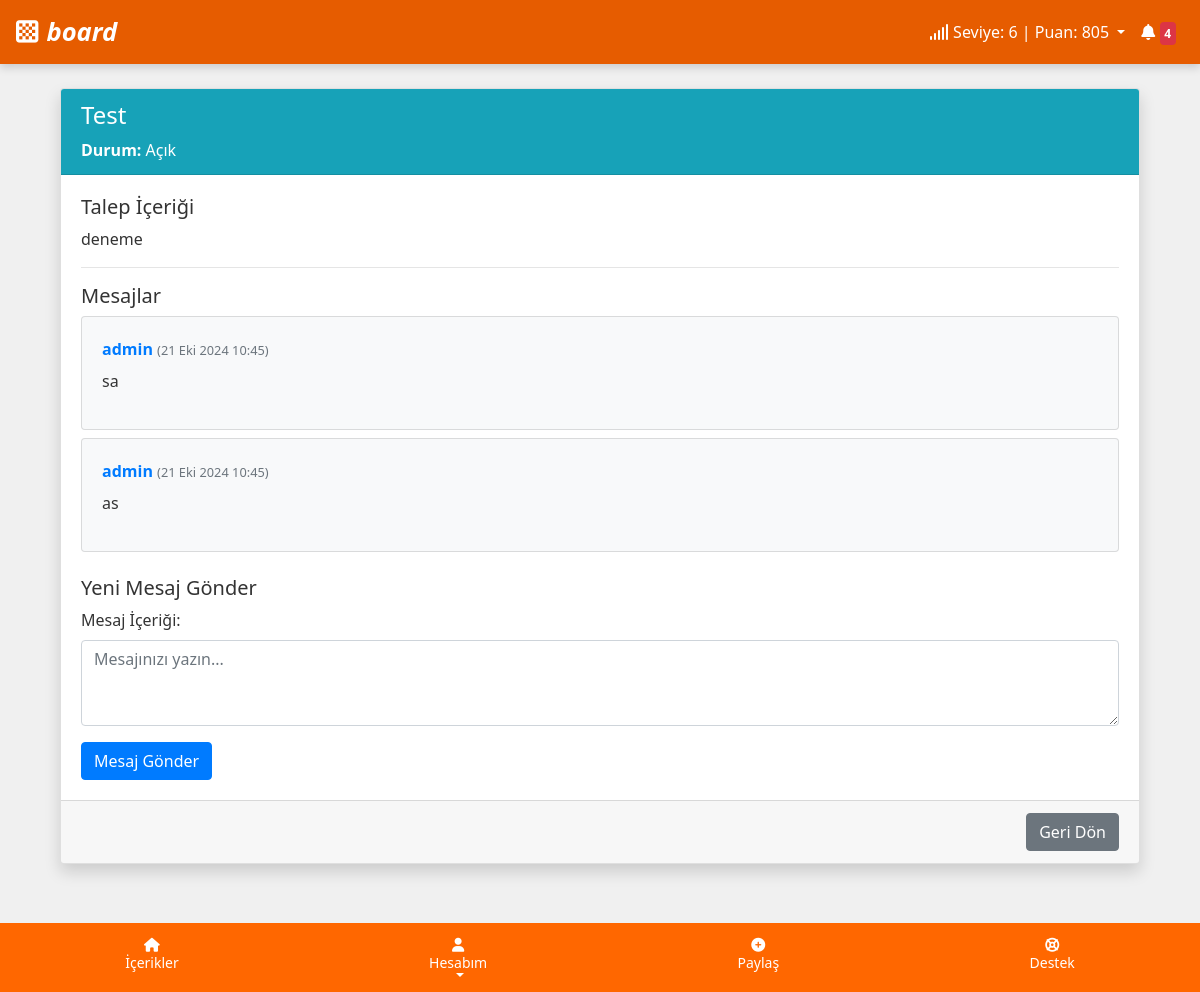
/support/destek-talebi/2/ (signed in), run on the app's committed database.
### support/models.py (models this page shows, shortened)
class SupportRequest(models.Model):
    STATUS_CHOICES = [
        ('open', 'Açık'),
        ('closed', 'Kapalı'),
    ]
    user = models.ForeignKey(
        settings.AUTH_USER_MODEL,
        on_delete=models.CASCADE,
        verbose_name="Kullanıcı"
    )
    subject = models.CharField(max_length=100, verbose_name="Konu")
    message = models.TextField(verbose_name="Mesaj")
    attachment = models.ImageField(
        upload_to='support_attachments/',
        null=True,
        blank=True,
        verbose_name="Dosya Eki"
    )
    status = models.CharField(
        max_length=20,
        choices=STATUS_CHOICES,
        default='open',
        verbose_name="Durum"
    )
    created_at = models.DateTimeField(auto_now_add=True, verbose_name="Oluşturulma Tarihi")
    updated_at = models.DateTimeField(auto_now=True, verbose_name="Güncellenme Tarihi")
    class Meta:
        verbose_name = "Destek Talebi"
        verbose_name_plural = "Destek Talepleri"

class Message(models.Model):
    support_request = models.ForeignKey(
        SupportRequest,
        related_name='messages',
        on_delete=models.CASCADE,
        verbose_name="Destek Talebi"
    )
    sender = models.ForeignKey(
        settings.AUTH_USER_MODEL,
        on_delete=models.CASCADE,
        verbose_name="Gönderen"
    )
    content = models.TextField(verbose_name="Mesaj İçeriği")
    created_at = models.DateTimeField(auto_now_add=True, verbose_name="Gönderilme Tarihi")
    class Meta:
        verbose_name = "Mesaj"
        verbose_name_plural = "Mesajlar"

### users/models.py (models this page shows, shortened)
class CustomUser(AbstractUser):
    team = models.ForeignKey('Team', on_delete=models.SET_NULL, null=True, blank=True, related_name='members')
    registration_code = models.CharField('Kayıt Kodu', max_length=6, unique=True, null=True, blank=True)
    gender = models.CharField('Cinsiyet', max_length=10, choices=[('male', 'Erkek'), ('female', 'Kadın'), ('other', 'Diğer')])
    avatar = models.CharField('Avatar', max_length=100, null=True, blank=True)
    registration_code_used = models.CharField('Kullanılan Kayıt Kodu', max_length=6, null=True, blank=True)
    progress = models.OneToOneField(Progress, on_delete=models.CASCADE, null=True, blank=True, related_name='user_progress')
    group = models.ForeignKey('Group', on_delete=models.SET_NULL, null=True, blank=True, related_name='members')
    class Meta:
        verbose_name = 'Kullanıcı'
        verbose_name_plural = 'Kullanıcılar'

### support/views.py (the view)
# urls.py: path('destek-talebi/<int:pk>/', views.support_request_detail, name='support_request_detail'),
@login_required
def support_request_detail(request, pk):
    support_request = get_object_or_404(SupportRequest, pk=pk)
    if support_request.user != request.user and not request.user.is_staff:
        return redirect('support_request_list')  # veya 403 forbidden
    if request.method == 'POST':
        message_form = MessageForm(request.POST)
        if message_form.is_valid():
            message = message_form.save(commit=False)
            message.sender = request.user
            message.support_request = support_request
            message.save()
            return redirect('support_request_detail', pk=pk)
    else:
        message_form = MessageForm()
    messages_qs = support_request.messages.all().order_by('created_at')
    return render(request, 'support_request_detail.html', {
        'support_request': support_request,
        'messages': messages_qs,
        'message_form': message_form
    })

### support/forms.py
class MessageForm(forms.ModelForm):
    class Meta:
        model = Message
        fields = ['content']
        labels = {
            'content': 'Mesaj İçeriği',
        }
        widgets = {
            'content': forms.Textarea(attrs={
                'class': 'form-control',
                'rows': 3,
                'placeholder': 'Mesajınızı yazın...'
            }),
        }

### posts/templatetags/custom_filters.py (called while the page is built)
@register.filter
def has_second_survey_due(user):
    try:
        return user.survey_completion.is_second_survey_due()
    except:
        return False

### users/models.py (called while the page is built)
    def get_level_progress_text(self):
        current_level_threshold = self.LEVEL_THRESHOLDS.get(self.level, 0)
        next_level_threshold = self.LEVEL_THRESHOLDS.get(self.level + 1, current_level_threshold)
        if next_level_threshold == current_level_threshold:
            return f"Seviye {self.level} (Maksimum)"
        progress_in_level = self.points - current_level_threshold
        points_needed_for_next_level = next_level_threshold - current_level_threshold
        return f"Seviye {self.level} ({progress_in_level}/{points_needed_for_next_level})"

    def is_second_survey_due(self):
        if not self.completed or self.second_survey_completed:
            return False
        if self.completed_at:
            from django.utils import timezone
            import datetime
            seven_days_later = self.completed_at + datetime.timedelta(days=7)
            return timezone.now() >= seven_days_later
        return False

### users/utils.py (called while the page is built)
def get_leaderboard_url(user):
    if not user.group:
        return None  # Grup yoksa leaderboard URL'si de yok
    if user.group.name in ['A', 'B']:
        return reverse('group_leaderboard')
    elif user.group.name in ['C', 'D', 'F']:
        return reverse('team_leaderboard')
    else:
        return None

### templates/support_request_detail.html (shortened to what this page needs)
{% extends 'base.html' %}
{% load static %}
{% block content %}
<div class="container mt-4">
    <div class="card shadow">
        <div class="card-header bg-info text-white">
            <h4>{{ support_request.subject }}</h4>
            <p class="mb-0">
                <strong>Durum:</strong> {{ support_request.get_status_display }}
            </p>
        </div>
        <div class="card-body">
            <div class="mb-3">
                <h5>Talep İçeriği</h5>
                <p>{{ support_request.message }}</p>
            </div>
            <hr>
            <h5>Mesajlar</h5>
            {% for msg in messages %}
            <div class="card mb-2 {% if msg.sender == request.user %}bg-light{% else %}bg-white{% endif %}">
                <div class="card-body">
                    {% if msg.sender.team and msg.sender.group.name in 'CDF' %}
                        <strong class="{% if msg.sender == request.user %}text-primary{% else %}text-secondary{% endif %}">
                            {{ msg.sender.team.name }}
                        </strong>
                    {% else %}
                        <strong class="{% if msg.sender == request.user %}text-primary{% else %}text-secondary{% endif %}">
                            {{ msg.sender.username }}
                        </strong>
                    {% endif %}
                    <span class="text-muted small">({{ msg.created_at|date:"d M Y H:i" }})</span>
                    <p class="mt-2">{{ msg.content }}</p>
                </div>
            </div>
        {% empty %}
            <p class="text-muted">Henüz mesaj yok.</p>
        {% endfor %}
            <h5 class="mt-4">Yeni Mesaj Gönder</h5>
            <form method="post">
                {{ message_form.as_p }}
                <button type="submit" class="btn btn-primary">Mesaj Gönder</button>
            </form>
        </div>
        <div class="card-footer text-right">
            <a href="{% url 'support_request_list' %}" class="btn btn-secondary">Geri Dön</a>
        </div>
    </div>
</div>
{% endblock %}

### templates/base.html (style rules this page uses)
body { background-color: #f0f0f0; font-family: 'Segoe UI', Tahoma, Geneva, Verdana, sans-serif; padding-bottom: 80px; color: #333; }

### data on the page
SupportRequest: subject "Test", status "Açık", message "deneme"
Message: sender.username "admin", created_at "21 Eki 2024 10:45", content "sa"
Message: sender.username "admin", created_at "21 Eki 2024 10:45", content "as"

### other printed values
{{ level }} "6"
{{ points }} "805"
